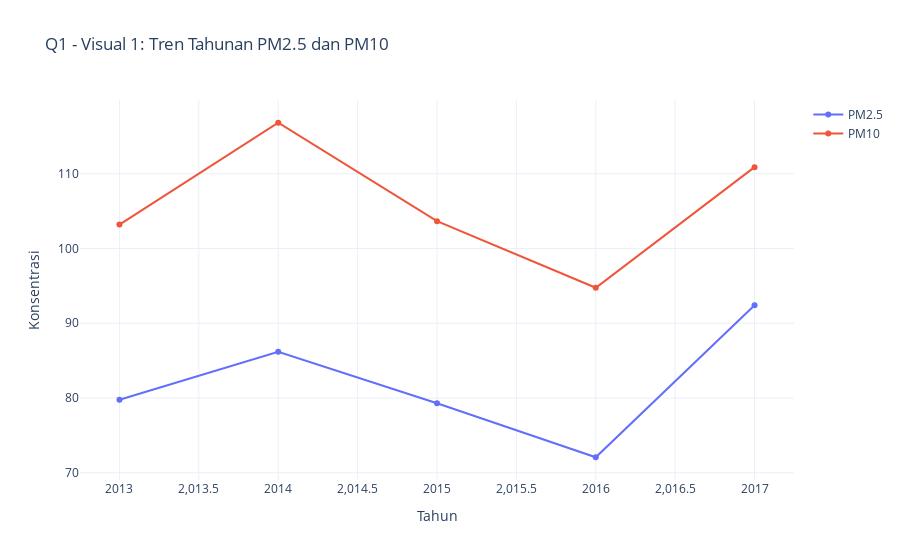

The cell this chart's notebook holds for it:
### Code cell
fig = go.Figure()
fig.add_trace(go.Scatter(x=yearly_avg["year"], y=yearly_avg["PM2.5"], mode="lines+markers", name="PM2.5"))
fig.add_trace(go.Scatter(x=yearly_avg["year"], y=yearly_avg["PM10"], mode="lines+markers", name="PM10"))
fig.update_layout(title="Q1 - Visual 1: Tren Tahunan PM2.5 dan PM10", xaxis_title="Tahun", yaxis_title="Konsentrasi", template="plotly_white")
fig.show()

### Figure 1 — Plotly figure (JSON) as saved in the notebook; plotly's stock layout.template omitted (floating-point values rounded to 4 significant figures)
{"data": [{"mode": "lines+markers", "name": "PM2.5", "type": "scatter", "x": [2013, 2014, 2015, 2016, 2017], "y": [79.77, 86.18, 79.31, 72.08, 92.41]}, {"mode": "lines+markers", "name": "PM10", "type": "scatter", "x": [2013, 2014, 2015, 2016, 2017], "y": [103.2, 116.8, 103.7, 94.75, 110.9]}], "layout": {"title": {"text": "Q1 - Visual 1: Tren Tahunan PM2.5 dan PM10"}, "xaxis": {"title": {"text": "Tahun"}}, "yaxis": {"title": {"text": "Konsentrasi"}}}}
